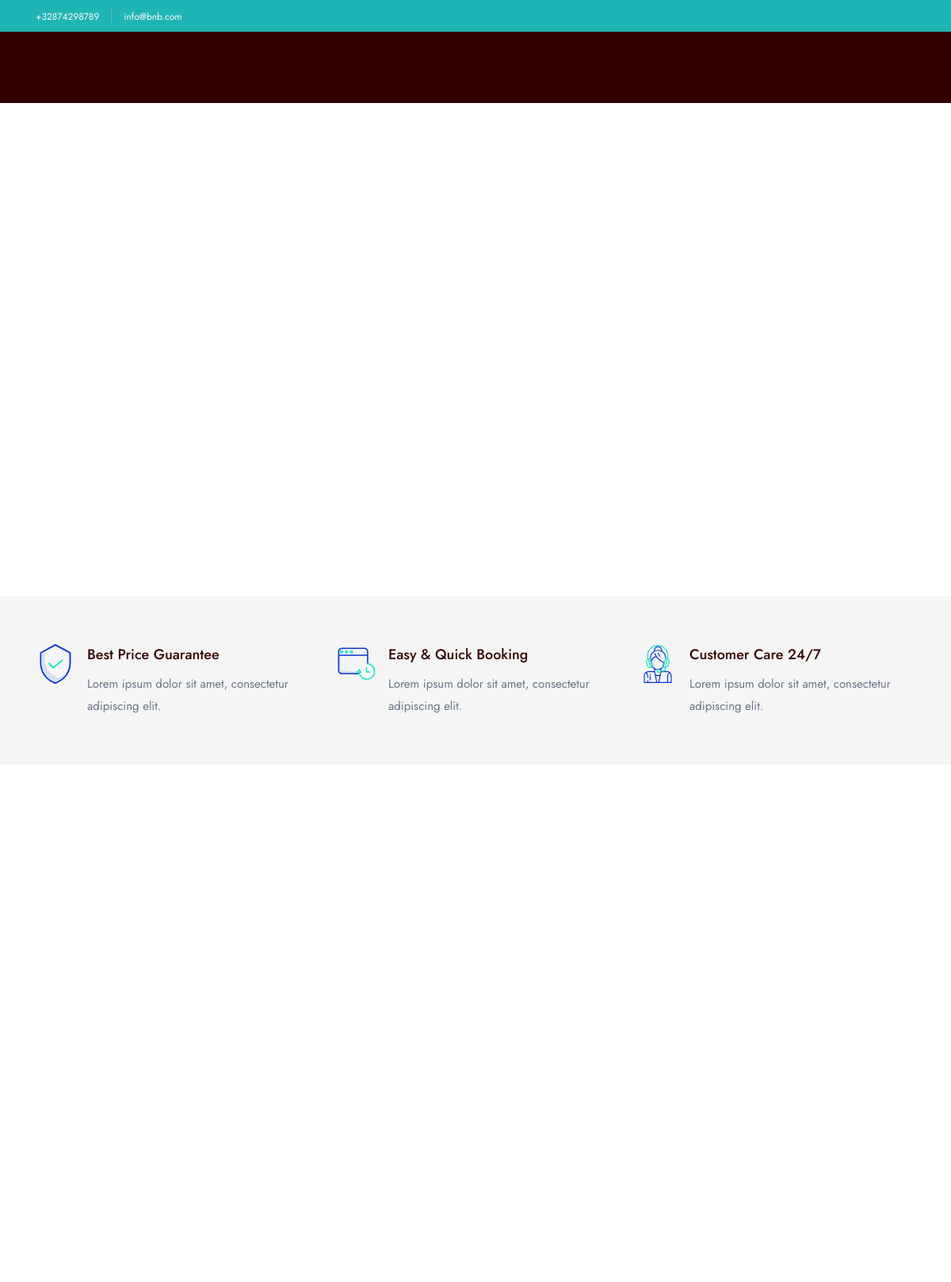
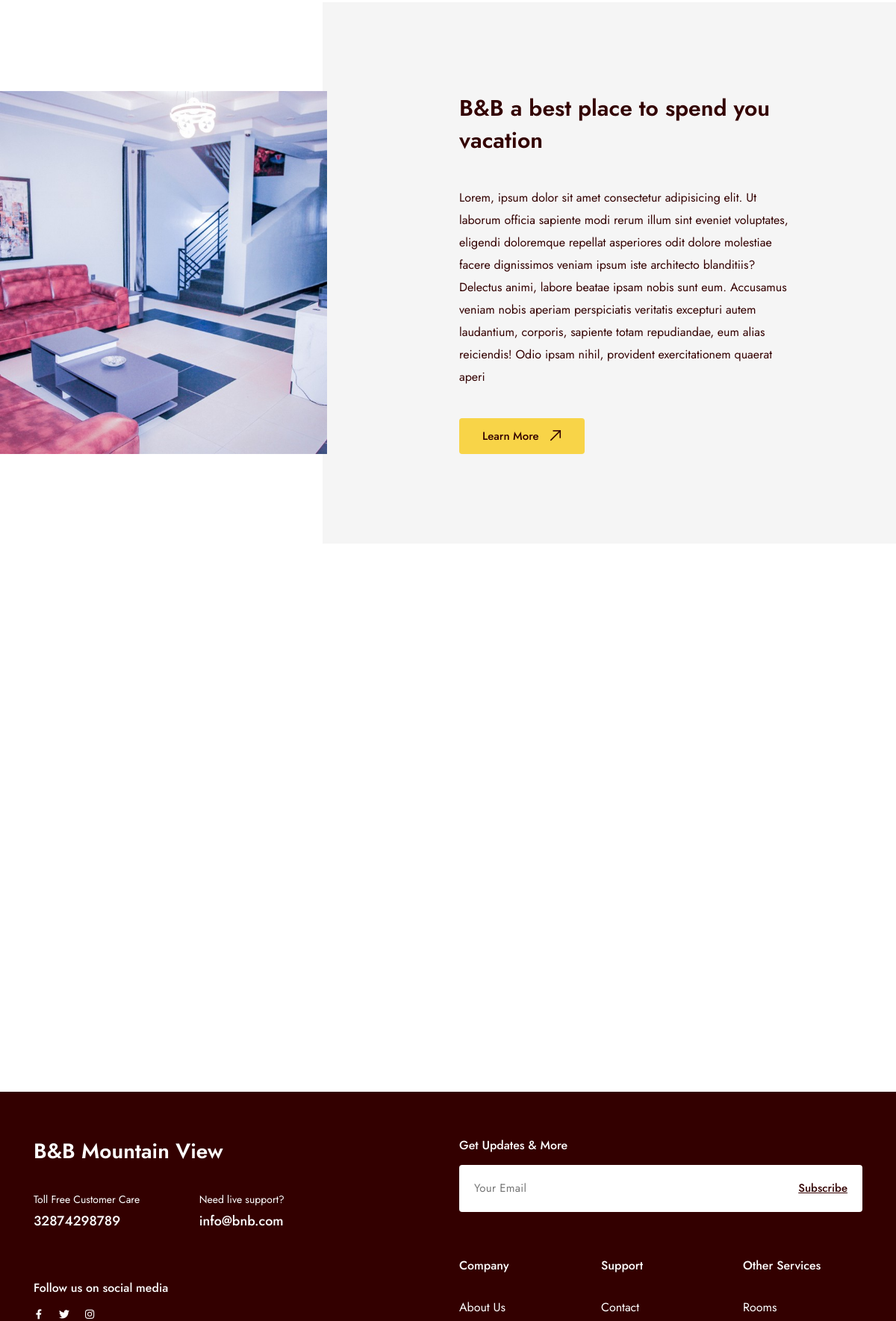
The page / (upper part) on the database its author committed (2 pictures, top to bottom).
### home/models.py (models this page shows, shortened)
class Setting(models.Model):
    email = models.CharField(max_length=255, null=True, blank=True)
    second_email = models.CharField(max_length=255, null=True, blank=True)
    contact_number = models.CharField(max_length=255, null=True, blank=True)
    website = models.URLField(max_length=255, null=True, blank=True)
    instagram = models.URLField(max_length=255, null=True, blank=True)
    twitter = models.URLField(max_length=255, null=True, blank=True)
    facebook = models.URLField(max_length=255, null=True, blank=True)
    whatsapp_number = models.CharField(max_length=255, null=True, blank=True)
    address = models.CharField(max_length=255, null=True, blank=True)
    about_image = ProcessedImageField(
        upload_to=about_image_path,
        processors=[ResizeToFill(630, 700)],
        format='JPEG',
        options={'quality': 90},
        null=True,
        blank=True,
    )
    about_title = models.CharField(max_length=255, null=True, blank=True)
    about_description = models.TextField(max_length=500, null=True, blank=True)
    class Meta:
        verbose_name = "Setting"
        verbose_name_plural = "Settings"

### home/views.py (the view)
# urls.py: path('', include('home.urls')),
def home(request):
    rooms = Room.objects.prefetch_related('images').all()
    featuredRooms = list(rooms)
    random.shuffle(featuredRooms)
    featuredRooms = featuredRooms[:4]
    highestPriceRoom = Room.objects.order_by('-id')[:3]
    selected_currency = request.GET.get('currency', request.session.get('currency', 'USD'))
    request.session['currency'] = selected_currency
    for room in featuredRooms:
        review_data = room.get_review_data()
        room.total_reviews = review_data['total_reviews']
        room.overall_rating = review_data['overall_rating']
    for room in highestPriceRoom:
        review_data = room.get_review_data()
        room.total_reviews = review_data['total_reviews']
        room.overall_rating = review_data['overall_rating']
    settings = Setting.objects.first()
    context = {
        'featuredRooms': featuredRooms,
        'highestPriceRoom': highestPriceRoom,
        'settings': settings,
        'selected_currency': selected_currency,
    }
    return render(request, 'index.html', context)

### templates/index.html (shortened to what this page needs)
{% extends 'layouts/app.html' %}
{% load static %}
{% load humanize %}
{% block content %}
    {% include 'inc/hero.html' %}
    <section class="layout-pt-md layout-pb-md bg-light-2">
        <div class="container">
            <div class="row y-gap-30">
                <div class="col-lg-4 col-md-6">
                <div class="d-flex pr-30">
                    <img class="size-50" src="{% static 'img/featureIcons/1.svg' %}" alt="image">
                    <div class="ml-15">
                        <h4 class="text-18 fw-500">Best Price Guarantee</h4>
                        <p class="text-15 mt-10">Lorem ipsum dolor sit amet, consectetur adipiscing elit.</p>
                    </div>
                </div>
                </div>
                <div class="col-lg-4 col-md-6">
                <div class="d-flex pr-30">
                    <img class="size-50" src="{% static 'img/featureIcons/2.svg' %}" alt="image">
                    <div class="ml-15">
                        <h4 class="text-18 fw-500">Easy & Quick Booking</h4>
                        <p class="text-15 mt-10">Lorem ipsum dolor sit amet, consectetur adipiscing elit.</p>
                    </div>
                </div>
                </div>
                <div class="col-lg-4 col-md-6">
                <div class="d-flex pr-30">
                    <img class="size-50" src="{% static 'img/featureIcons/3.svg' %}" alt="image">
                    <div class="ml-15">
                        <h4 class="text-18 fw-500">Customer Care 24/7</h4>
                        <p class="text-15 mt-10">Lorem ipsum dolor sit amet, consectetur adipiscing elit.</p>
                    </div>
                </div>
                </div>
            </div>
        </div>
    </section>
    <section class="layout-pt-md layout-pb-lg">
        <div data-anim-wrap class="container">
            <div class="row y-gap-30 pt-40 sm:pt-20">
            </div>
        </div>
    </section>
    <section class="section-bg layout-pt-lg layout-pb-lg">
        <div class="section-bg__item -right -w-1165 bg-light-2"></div>
            <div class="section-bg__item -video-left">
                <div class="row y-gap-30">
                    <div class="col-sm-11">
                        <img src="{{ settings.about_image.url }}" alt="image">
                    </div>
                </div>
            </div>
            <div class="container lg:mt-20">
                <div class="row">
                    <div class="offset-xl-6 col-xl-5 col-lg-6">
                    <h2 class="text-30 fw-600">
                        {{ settings.about_title }}
                    </h2>
                    <p class="text-dark-1 mt-40 lg:mt-20 sm:mt-15">
                        {{ settings.about_description }}
                    </p>
                    <div class="d-inline-block mt-40 lg:mt-30 sm:mt-20">
                        <a href="{% url 'base:about' %}" class="button -md -blue-1 bg-yellow-1 text-dark-1">
                            Learn More <div class="icon-arrow-top-right ml-15"></div>
                        </a>
                    </div>
                </div>
            </div>
        </div>
    </section>
    <section class="layout-pt-md layout-pb-lg">
        <div data-anim-wrap class="container">
            <div class="row y-gap-30 pt-40 sm:pt-20">
            </div>
        </div>
    </section>
{% endblock %}

### templates/layouts/app.html (shortened to what this page needs)
{% load static %}
<!DOCTYPE html>
<html lang="en" data-x="html" data-x-toggle="html-overflow-hidden">
<head>
    <link rel="stylesheet" href="{% static 'css/vendors.css' %}">
    <link rel="stylesheet" href="{% static 'css/main.css' %}">
    <link rel="stylesheet" href="https://cdnjs.cloudflare.com/ajax/libs/toastr.js/latest/toastr.min.css">
</head>
<body>
    <main>
        {% include 'inc/header.html' %}
        {% block content %}{% endblock %}
        {% include 'inc/footer.html' %}
    </main>
</body>
</html>

### templates/inc/header.html (shortened to what this page needs)
{% load static %}
<section class="header-banner py-5 bg-blue-1 z-2">
	<div class="container">
		<div class="row items-center justify-between">
			<div class="col-auto">
				<div class="row x-gap-15 y-gap-15 items-center">
					<div class="col-auto md:d-none">
						<a href="#" class="text-12 text-white">+{{ settings.contact_number }}</a>
					</div>
					<div class="col-auto md:d-none">
					</div>
					<div class="col-auto">
						<a href="#" class="text-12 text-white">{{ settings.email }}</a>
					</div>
				</div>
			</div>
		</div>
	</div>
</section>
<header data-add-bg="bg-dark-1" class="header mt-40 -type-9 js-header" data-x="header" data-x-toggle="is-menu-opened" style="background: #330000 !important;">
</header>

### templates/inc/hero.html (shortened to what this page needs)
{% load static %}
<section data-anim-wrap class="masthead -type-6">
    <div class="container">
        <div class="row justify-center">
            <div class="col-xl-9">
                <div class="text-center">
                </div>
            </div>
        </div>
    </div>
</section>

### templates/inc/footer.html (shortened to what this page needs)
{% load static %}
<footer class="footer -type-2 bg-dark-2 text-white">
    <div class="container">
        <div class="pt-60 pb-60">
            <div class="row y-gap-40 justify-between xl:justify-start">
                <div class="col-xl-4 col-lg-6">
                    <a href="{% url 'base:home' %}">
                        <h3>
                            B&B Mountain View
                        </h3>
                    </a>
                    <div class="row y-gap-30 justify-between pt-30">
                        <div class="col-sm-6">
                            <div class="text-14">Toll Free Customer Care</div>
                            <a href="tel:{{ settings.contact_number }}" class="text-18 fw-500 mt-5">{{ settings.contact_number }}</a>
                        </div>
                        <div class="col-sm-5">
                            <div class="text-14">Need live support?</div>
                            <a href="mail:{{ settings.email }}" class="text-18 fw-500 mt-5">{{ settings.email }}</a>
                        </div>
                    </div>
                    <div class="mt-60">
                        <h5 class="text-16 fw-500 mb-10">Follow us on social media</h5>
                        <div class="d-flex x-gap-20 items-center">
                            <a href="{{ settings.facebook }}"><i class="icon-facebook text-14"></i></a>
                            <a href="{{ settings.twitter }}"><i class="icon-twitter text-14"></i></a>
                            <a href="{{ settings.instagram }}"><i class="icon-instagram text-14"></i></a>
                        </div>
                    </div>
                </div>
                <div class="col-lg-6">
                    <div class="row y-gap-30">
                        <div class="col-12">
                            <h5 class="text-16 fw-500 mb-15">Get Updates & More</h5>
                            <div class="single-field relative d-flex justify-end items-center pb-30">
                                <input class="bg-white rounded-8" type="email" placeholder="Your Email">
                                <button class="absolute px-20 h-full text-15 fw-500 underline text-dark-1">Subscribe</button>
                            </div>
                        </div>
                        <div class="col-lg-4 col-sm-6">
                            <h5 class="text-16 fw-500 mb-30">Company</h5>
                                <div class="d-flex y-gap-5 flex-column">
                                <a href="{% url 'base:about' %}">About Us</a>
                            </div>
                        </div>
                        <div class="col-lg-4 col-sm-6">
                            <h5 class="text-16 fw-500 mb-30">Support</h5>
                            <div class="d-flex y-gap-5 flex-column">
                                <a href="{% url 'base:contact' %}">Contact</a>
                            </div>
                        </div>
                        <div class="col-lg-4 col-sm-6">
                            <h5 class="text-16 fw-500 mb-30">Other Services</h5>
                            <div class="d-flex y-gap-5 flex-column">
                                <a href="{% url 'base:rooms' %}">Rooms</a>
                            </div>
                        </div>
                    </div>
                </div>
            </div>
        </div>
    </div>
</footer>

### rows shown on the page
Setting: contact_number "32874298789", email "info@bnb.com", about_image (picture), about_title "B&B a best place to spend you vacation", about_description "Lorem, ipsum dolor sit amet consectetur adipisicing elit. Ut laborum officia sapiente modi rerum illum sint eveniet voluptates, eligendi doloremque repellat asperiores odit dolore molestiae facere dignissimos veniam ipsum iste architecto blanditiis? Delectus animi, labore beatae ipsam nobis sunt eum. Accusamus veniam nobis aperiam perspiciatis veritatis excepturi autem laudantium, corporis, sapiente totam repudiandae, eum alias reiciendis! Odio ipsam nihil, provident exercitationem quaerat aperi"
